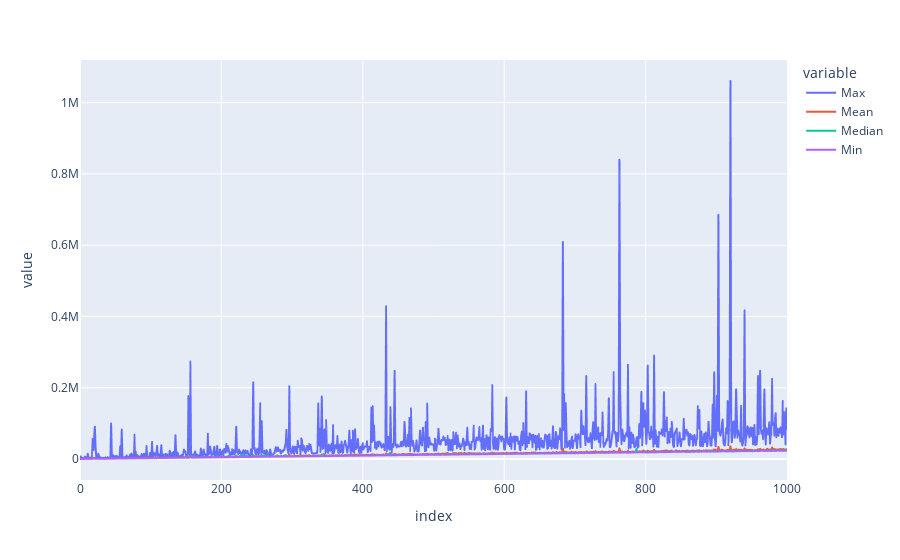

The notebook cell this image was saved under:
### Markdown cell above
Cette semaine, nous n'aurons pas d'exercice supplémentaire mais je vous lance quelques pistes de réflexion pour anticiper le cours suivant.

Saurez vous estimer le comportement asymptotique du temps de parcours des méthodes suivantes? N'hésitez pas à représenter graphiquement le temps de parcours $T(n)$ en fonction de la taille de la liste en entrée !
- `pop()` (sans argument)
- `pop(i)` (avec argument)
- `append()`
- `insert(i, x)`
- `x in L` (chercher si un élément apparait dans une liste)
- `len(L)`

### Code cell
import time
import pandas as pd
import random as rd
import plotly.express as px

def mymin(L):
    m = float('inf')
    for i in L:
        if i < m:
            m = i
    return m

# L = [5,3,6,7,4,6,7,5]
# print(mymin(L))

T = pd.DataFrame()

s = 1000

for n in range(s+1):
    r = {}
    for e in range(100):
        L = [rd.randint(0, 1000) for _ in range(n)]
        t0 = time.perf_counter_ns()
        mymin(L)
        t1 = time.perf_counter_ns()
        r[str(e)] = [t1-t0]
        del(L, t0, t1)
    r = pd.DataFrame.from_dict(r, orient='columns')
    T =  pd.concat(objs=[T, pd.DataFrame.from_dict({'Max': r.max(axis=1),
                                                    'Mean': r.mean(axis=1),
                                                    'Median': r.median(axis=1),
                                                    'Min': r.min(axis=1)})],
                   ignore_index=True)
    del(r)

graph = px.line(data_frame=T)
graph.show()

T

### Figure 1 — Plotly figure (JSON) as saved in the notebook; plotly's stock layout.template omitted (floating-point values rounded to 4 significant figures; data arrays with more than 128 entries replaced by an {"elided": "..."} marker saying what was removed)
{"data": [{"hovertemplate": "variable=Max<br>index=%{x}<br>value=%{y}<extra></extra>", "legendgroup": "Max", "line": {"color": "#636efa", "dash": "solid"}, "marker": {"symbol": "circle"}, "mode": "lines", "name": "Max", "showlegend": true, "type": "scattergl", "x": {"elided": "1001 int values"}, "xaxis": "x", "y": {"elided": "1001 int values"}, "yaxis": "y"}, {"hovertemplate": "variable=Mean<br>index=%{x}<br>value=%{y}<extra></extra>", "legendgroup": "Mean", "line": {"color": "#EF553B", "dash": "solid"}, "marker": {"symbol": "circle"}, "mode": "lines", "name": "Mean", "showlegend": true, "type": "scattergl", "x": {"elided": "1001 int values"}, "xaxis": "x", "y": {"elided": "1001 int values"}, "yaxis": "y"}, {"hovertemplate": "variable=Median<br>index=%{x}<br>value=%{y}<extra></extra>", "legendgroup": "Median", "line": {"color": "#00cc96", "dash": "solid"}, "marker": {"symbol": "circle"}, "mode": "lines", "name": "Median", "showlegend": true, "type": "scattergl", "x": {"elided": "1001 int values"}, "xaxis": "x", "y": {"elided": "1001 int values"}, "yaxis": "y"}, {"hovertemplate": "variable=Min<br>index=%{x}<br>value=%{y}<extra></extra>", "legendgroup": "Min", "line": {"color": "#ab63fa", "dash": "solid"}, "marker": {"symbol": "circle"}, "mode": "lines", "name": "Min", "showlegend": true, "type": "scattergl", "x": {"elided": "1001 int values"}, "xaxis": "x", "y": {"elided": "1001 int values"}, "yaxis": "y"}], "layout": {"legend": {"title": {"text": "variable"}, "tracegroupgap": 0}, "margin": {"t": 60}, "xaxis": {"anchor": "y", "domain": [0, 1], "title": {"text": "index"}}, "yaxis": {"anchor": "x", "domain": [0, 1], "title": {"text": "value"}}}}
